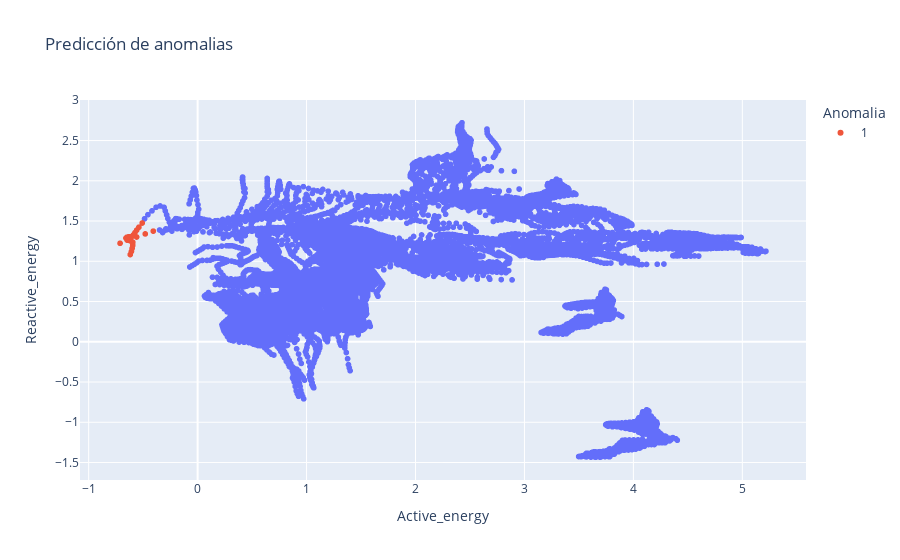

The cell this chart's notebook holds for it:
### Markdown cell above
## Grafica de prediccion anomalia

### Code cell
fig = px.scatter(dfAnomalias.replace(0, ''), x='Active_energy', y='Reactive_energy',
                 title='Predicción de anomalias',
                 color="Anomalia")
fig.show()

### Figure 1 — Plotly figure (JSON) as saved in the notebook; plotly's stock layout.template omitted (floating-point values rounded to 4 significant figures; data arrays with more than 128 entries replaced by an {"elided": "..."} marker saying what was removed)
{"data": [{"hovertemplate": "Anomalia=<br>Active_energy=%{x}<br>Reactive_energy=%{y}<extra></extra>", "legendgroup": "", "marker": {"color": "#636efa", "symbol": "circle"}, "mode": "markers", "name": "", "showlegend": false, "type": "scattergl", "x": {"elided": "20856 float values"}, "xaxis": "x", "y": {"elided": "20856 float values"}, "yaxis": "y"}, {"hovertemplate": "Anomalia=1<br>Active_energy=%{x}<br>Reactive_energy=%{y}<extra></extra>", "legendgroup": "1", "marker": {"color": "#EF553B", "symbol": "circle"}, "mode": "markers", "name": "1", "showlegend": true, "type": "scattergl", "x": [-0.5084, -0.5389, -0.5596, -0.5751, -0.5906, -0.6068, -0.6223, -0.6356, -0.649, -0.6578, -0.6522, -0.6372, -0.6221, -0.6067, -0.4069, -0.5945, -0.4808, -0.5958, -0.56, -0.6013, -0.6469, -0.6073, -0.712, -0.6183], "xaxis": "x", "y": [1.476, 1.424, 1.387, 1.356, 1.325, 1.302, 1.303, 1.303, 1.299, 1.288, 1.278, 1.267, 1.257, 1.246, 1.375, 1.236, 1.34, 1.198, 1.302, 1.16, 1.263, 1.122, 1.224, 1.084], "yaxis": "y"}], "layout": {"legend": {"title": {"text": "Anomalia"}, "tracegroupgap": 0}, "title": {"text": "Predicción de anomalias"}, "xaxis": {"anchor": "y", "domain": [0, 1], "title": {"text": "Active_energy"}}, "yaxis": {"anchor": "x", "domain": [0, 1], "title": {"text": "Reactive_energy"}}}}
